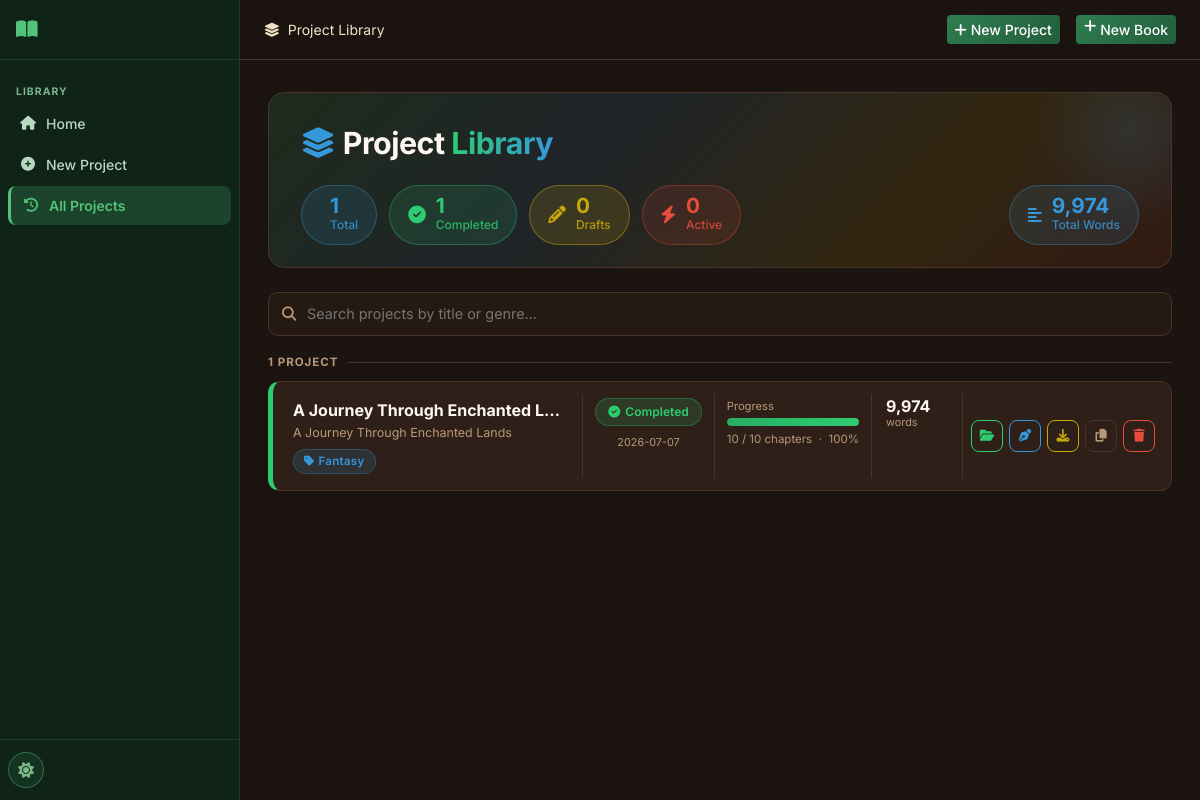
Before: /history with the older database file.
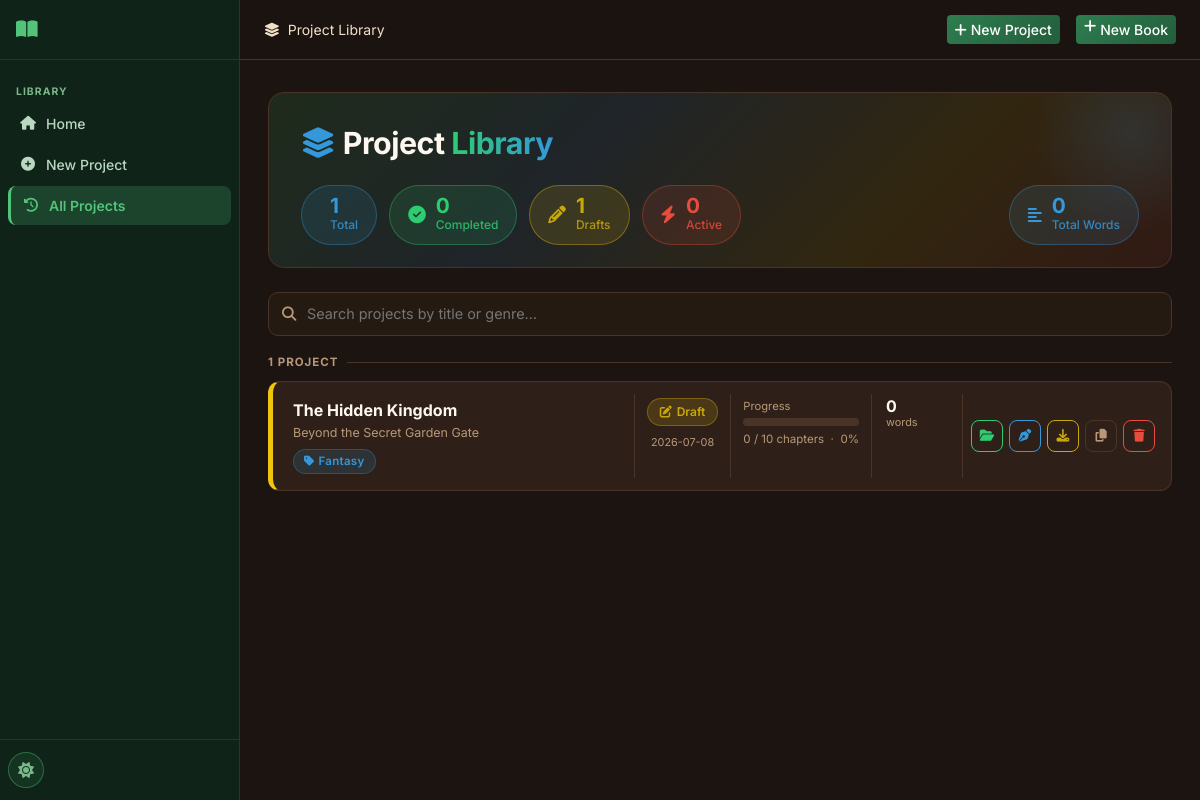
After: the same page with the newer database file.
### tables this page shows
CREATE TABLE projects (
    id INTEGER PRIMARY KEY AUTOINCREMENT,
    title TEXT NOT NULL,
    subtitle TEXT DEFAULT '',
    genre TEXT DEFAULT 'Fantasy',
    audience TEXT DEFAULT 'Adult',
    description TEXT DEFAULT '',
    language TEXT DEFAULT 'English',
    story_type TEXT DEFAULT 'Novel',
    writing_style TEXT DEFAULT 'Descriptive',
    point_of_view TEXT DEFAULT 'Third Person Limited',
    tense TEXT DEFAULT 'Past',
    tone TEXT DEFAULT 'Adventurous',
    num_chapters INTEGER DEFAULT 10,
    words_per_chapter INTEGER DEFAULT 2000,
    creativity_level TEXT DEFAULT 'balanced',
    temperature REAL DEFAULT 0.7,
    top_p REAL DEFAULT 0.9,
    max_tokens INTEGER DEFAULT 4096,
    status TEXT DEFAULT 'draft',
    current_chapter INTEGER DEFAULT 0,
    total_words INTEGER DEFAULT 0,
    cover_prompt TEXT DEFAULT '',
    include_images INTEGER DEFAULT 0,
    images_per_chapter INTEGER DEFAULT 1,
    image_style TEXT DEFAULT 'Realistic',
    created_at TIMESTAMP DEFAULT CURRENT_TIMESTAMP,
    updated_at TIMESTAMP DEFAULT CURRENT_TIMESTAMP
);

### routes/main.py (the view)
@bp.route('/history')
def history():
    db = get_db()
    projects = db.execute('SELECT * FROM projects ORDER BY updated_at DESC').fetchall()
    return render_template('history.html', projects=projects)

### database/__init__.py (called while the page is built)
def get_db():
    if 'db' not in g:
        db_path = current_app.config['DATABASE']
        os.makedirs(os.path.dirname(db_path), exist_ok=True)
        g.db = sqlite3.connect(db_path)
        g.db.row_factory = sqlite3.Row
        g.db.execute('PRAGMA foreign_keys = ON')
        g.db.execute('PRAGMA journal_mode = WAL')
    return g.db

### utils/helpers.py (called while the page is built)
def get_setting(db, key, default=''):
    row = db.execute('SELECT value FROM settings WHERE key = ?', (key,)).fetchone()
    return row['value'] if row else default

### templates/history.html (shortened to what this page needs)
{% extends "base.html" %}
{% block breadcrumb %}<i class="fas fa-layer-group me-2"></i>Project Library{% endblock %}
{% block topnav_actions %}
<a href="{{ url_for('projects.new_project') }}" class="btn btn-primary btn-sm me-2">
  <i class="fas fa-plus me-1"></i>New Project
</a>
{% endblock %}
{% block content %}
{% set total     = projects | length %}
{% set completed = projects | selectattr('status', 'equalto', 'completed') | list | length %}
{% set drafts    = projects | selectattr('status', 'equalto', 'draft')     | list | length %}
{% set active    = projects | rejectattr('status', 'in', ['completed','draft']) | list | length %}
{% set total_words = projects | sum(attribute='total_words') %}
<div class="lib-hero">
  <div class="lib-hero-title"><i class="fas fa-layer-group me-2" style="color:var(--hl-blue)"></i>Project <span>Library</span></div>
  <div class="stat-pills">
    <div class="stat-pill sp-blue">
      <div><div class="sp-num">{{ total }}</div><div class="sp-label">Total</div></div>
    </div>
    <div class="stat-pill sp-green">
      <i class="fas fa-check-circle" style="font-size:1.1rem"></i>
      <div><div class="sp-num">{{ completed }}</div><div class="sp-label">Completed</div></div>
    </div>
    <div class="stat-pill sp-lemon">
      <i class="fas fa-pencil-alt" style="font-size:1.1rem"></i>
      <div><div class="sp-num">{{ drafts }}</div><div class="sp-label">Drafts</div></div>
    </div>
    <div class="stat-pill sp-red">
      <i class="fas fa-bolt" style="font-size:1.1rem"></i>
      <div><div class="sp-num">{{ active }}</div><div class="sp-label">Active</div></div>
    </div>
    <div class="stat-pill sp-blue" style="margin-left:auto">
      <i class="fas fa-align-left" style="font-size:1rem"></i>
      <div><div class="sp-num">{{ '{:,}'.format(total_words) }}</div><div class="sp-label">Total Words</div></div>
    </div>
  </div>
</div>
{% if projects %}
<div class="lib-search-wrap">
  <i class="fas fa-search"></i>
  <input class="lib-search" id="libSearch" type="text" placeholder="Search projects by title or genre…" oninput="filterCards()">
</div>
<div class="lib-section-label">{{ total }} Project{{ 's' if total != 1 }}</div>
<div class="project-cards" id="projectCards">
  {% for p in projects %}
  {% set pct = (p.current_chapter / p.num_chapters * 100) | int if p.num_chapters else 0 %}
  {% set sc = 'sc-' + p.status if p.status in ['completed','draft','generating','paused'] else 'sc-default' %}
  {% set pb = 'pb-' + p.status if p.status in ['completed','draft','generating','paused'] else 'pb-default' %}
  <div class="pcard status-{{ p.status }}" data-title="{{ p.title | lower }}" data-genre="{{ p.genre | lower }}">
    <div class="pcard-main">
      <div class="pcard-title">{{ p.title }}</div>
      {% if p.subtitle %}<div class="pcard-subtitle">{{ p.subtitle }}</div>{% endif %}
      <div class="genre-chip"><i class="fas fa-tag me-1"></i>{{ p.genre }}</div>
    </div>
    <div class="pcard-meta">
      <span class="status-chip {{ sc }}">
        {% if p.status == 'completed' %}<i class="fas fa-check-circle"></i>
        {% elif p.status == 'generating' %}<i class="fas fa-spinner fa-spin"></i>
        {% elif p.status == 'paused' %}<i class="fas fa-pause-circle"></i>
        {% else %}<i class="fas fa-edit"></i>{% endif %}
        {{ p.status | title }}
      </span>
      <div class="stat-unit mt-1">{{ p.updated_at[:10] }}</div>
    </div>
    <div class="pcard-prog">
      <div class="lib-prog-label">Progress</div>
      <div class="lib-progress">
        <div class="lib-progress-bar {{ pb }}" style="width:{{ pct }}%"></div>
      </div>
      <div class="lib-pct">{{ p.current_chapter }} / {{ p.num_chapters }} chapters &nbsp;·&nbsp; {{ pct }}%</div>
    </div>
    <div class="pcard-stats">
      <div>
        <div class="stat-num">{{ '{:,}'.format(p.total_words) }}</div>
        <div class="stat-unit">words</div>
      </div>
    </div>
    <div class="pcard-acts">
      <a href="{{ url_for('projects.project_detail', project_id=p.id) }}" class="act-btn act-green" title="Open project">
        <i class="fas fa-folder-open"></i>
      </a>
      <a href="{{ url_for('editor.editor_page', project_id=p.id) }}" class="act-btn act-blue" title="Open editor">
        <i class="fas fa-pen-nib"></i>
      </a>
      <a href="{{ url_for('exports.export_page', project_id=p.id) }}" class="act-btn act-lemon" title="Export">
        <i class="fas fa-download"></i>
      </a>
      <form method="POST" action="{{ url_for('projects.duplicate_project', project_id=p.id) }}" style="display:inline">
        <button type="submit" class="act-btn act-neutral" title="Duplicate">
          <i class="fas fa-copy"></i>
        </button>
      </form>
      <button class="act-btn act-red" onclick="confirmDelete({{ p.id }}, '{{ p.title | e }}')" title="Delete">
        <i class="fas fa-trash"></i>
      </button>
    </div>
  </div>
  {% endfor %}
</div>
{% endif %}
{% endblock %}

### templates/base.html (shortened to what this page needs)
<!DOCTYPE html>
<html lang="en" data-theme="{{ default_theme }}">
<head>
  <link href="https://cdn.jsdelivr.net/npm/bootstrap@5.3.2/dist/css/bootstrap.min.css" rel="stylesheet">
  <link href="https://cdnjs.cloudflare.com/ajax/libs/font-awesome/6.5.0/css/all.min.css" rel="stylesheet">
  <link href="{{ url_for('static', filename='css/style.css') }}" rel="stylesheet">
</head>
<body>
<nav class="sidebar" id="sidebar">
  <div class="sidebar-header">
    <a href="{{ url_for('main.index') }}" class="sidebar-brand">
      <i class="fas fa-book-open"></i>
    </a>
  </div>
  <div class="sidebar-menu">
    <div class="sidebar-section-label">LIBRARY</div>
    <a href="{{ url_for('main.index') }}" class="sidebar-item {% if request.endpoint == 'main.index' %}active{% endif %}">
      <i class="fas fa-home"></i><span>Home</span>
    </a>
    <a href="{{ url_for('projects.new_project') }}" class="sidebar-item {% if request.endpoint == 'projects.new_project' %}active{% endif %}">
      <i class="fas fa-plus-circle"></i><span>New Project</span>
    </a>
    <a href="{{ url_for('main.history') }}" class="sidebar-item {% if request.endpoint == 'main.history' %}active{% endif %}">
      <i class="fas fa-history"></i><span>All Projects</span>
    </a>
  </div>
  <div class="sidebar-footer">
    <button class="theme-toggle" onclick="toggleTheme()" title="Toggle theme">
      <i class="fas fa-moon" id="themeIcon"></i>
    </button>
  </div>
</nav>
<div class="main-wrapper" id="mainWrapper">
  <header class="topnav">
    <div class="topnav-breadcrumb">
      {% block breadcrumb %}{% endblock %}
    </div>
    <div class="topnav-actions ms-auto">
      {% block topnav_actions %}{% endblock %}
      <a href="{{ url_for('projects.new_project') }}" class="btn btn-primary btn-sm d-none d-md-inline-flex">
        <i class="fas fa-plus me-1"></i>New Book
      </a>
    </div>
  </header>
  <main class="content-area">
    {% block content %}{% endblock %}
  </main>
</div>
</body>
</html>

Changed rows visible on the page:
removed projects: title "A Journey Through Enchanted L…", subtitle "A Journey Through Enchanted Lands", genre "Fantasy", status "Completed", updated_at "2026-07-07", current_chapter "10", num_chapters "10", pct "100", total_words "9,974"
added projects: title "The Hidden Kingdom", subtitle "Beyond the Secret Garden Gate", genre "Fantasy", status "Draft", updated_at "2026-07-08", current_chapter "0", num_chapters "10", pct "0", total_words "0"
Other visible differences:
{{ completed }}: "1" → "0"
{{ drafts }}: "0" → "1"
{{ '{:,}'.format(total_words) }}: "9,974" → "0"
